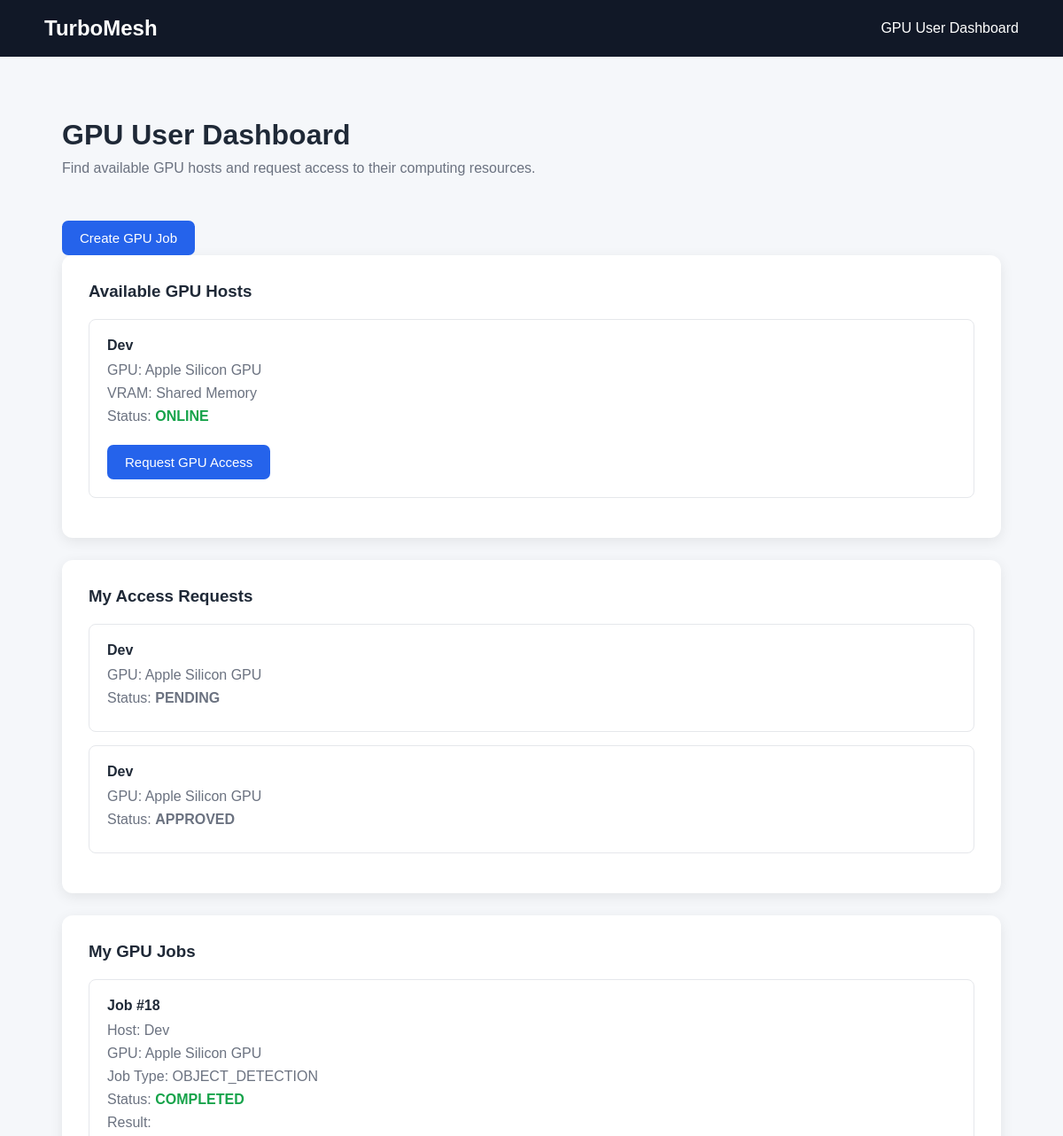
The page /user-dashboard (signed in, upper part) on the database as committed earlier.
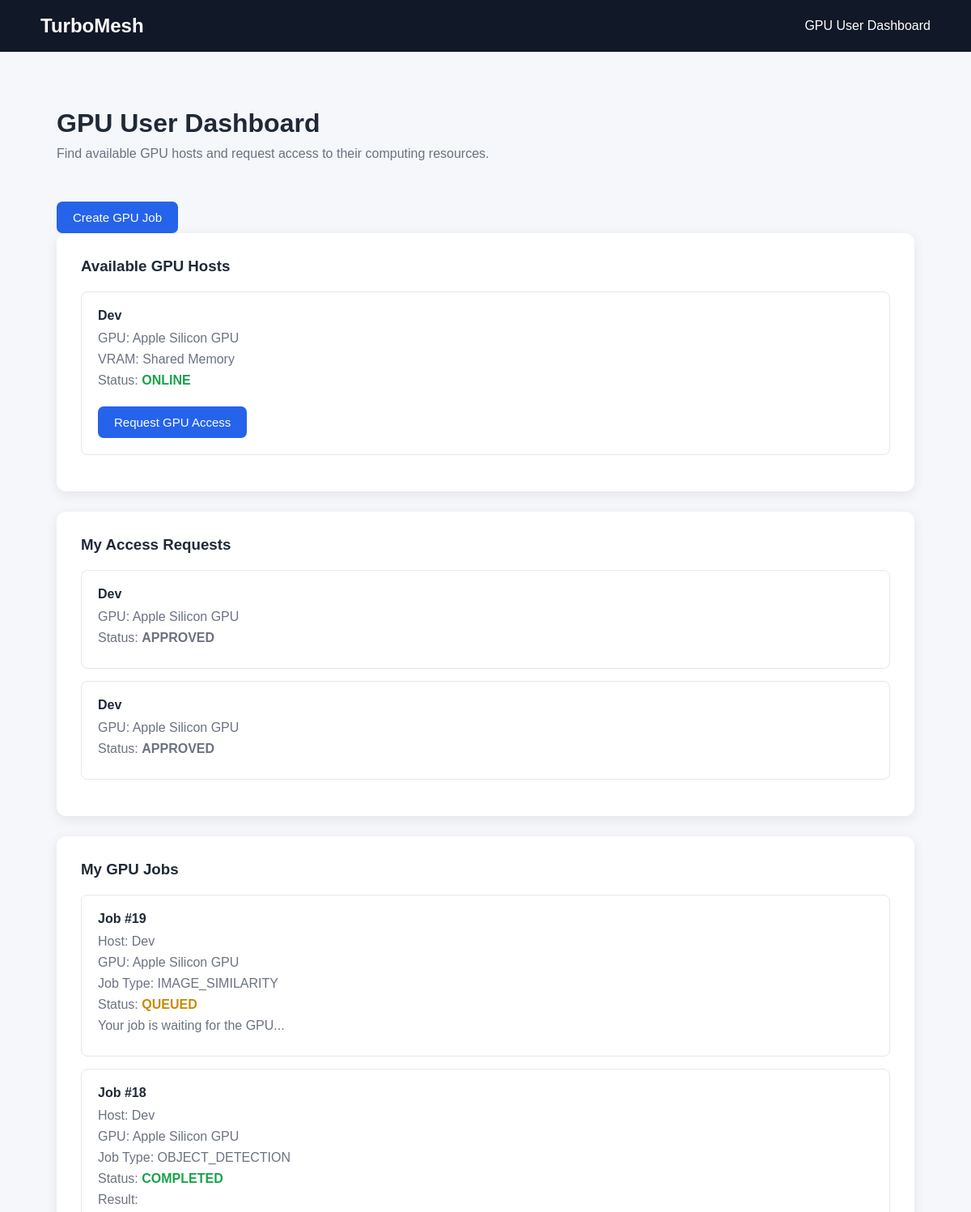
The same page on the database as committed later.
### tables this page shows
CREATE TABLE gpu_hosts (
            id INTEGER PRIMARY KEY AUTOINCREMENT,
            user_id INTEGER NOT NULL,
            gpu_name TEXT,
            vram TEXT,
            status TEXT NOT NULL DEFAULT 'OFFLINE',
            FOREIGN KEY (user_id) REFERENCES users(id)
        );

CREATE TABLE users (
            id INTEGER PRIMARY KEY AUTOINCREMENT,
            name TEXT NOT NULL,
            email TEXT UNIQUE NOT NULL,
            password TEXT NOT NULL,
            role TEXT NOT NULL
        );

CREATE TABLE access_requests (
            id INTEGER PRIMARY KEY AUTOINCREMENT,
            user_id INTEGER NOT NULL,
            host_id INTEGER NOT NULL,
            status TEXT NOT NULL DEFAULT 'PENDING',
            FOREIGN KEY (user_id) REFERENCES users(id),
            FOREIGN KEY (host_id) REFERENCES gpu_hosts(id)
        );

CREATE TABLE jobs (
            id INTEGER PRIMARY KEY AUTOINCREMENT,
            user_id INTEGER NOT NULL,
            host_id INTEGER NOT NULL,
            job_type TEXT NOT NULL,
            status TEXT NOT NULL DEFAULT 'QUEUED',
            result TEXT, image_path TEXT, output_path TEXT, image_path_2 TEXT,
            FOREIGN KEY (user_id) REFERENCES users(id),
            FOREIGN KEY (host_id) REFERENCES gpu_hosts(id)
        );

### main.py (the view)
@app.get("/user-dashboard")
def user_dashboard(request: Request):
    user_id = request.session.get("user_id")
    role = request.session.get("role")
    if user_id is None:
        return RedirectResponse(
            url="/login",
            status_code=303
        )
    if role != "USER":
        return {
            "error": "Only GPU users can access this dashboard."
        }
    connection = get_connection()
    hosts = connection.execute(
        """
        SELECT
            gpu_hosts.id,
            users.name,
            gpu_hosts.gpu_name,
            gpu_hosts.vram,
            gpu_hosts.status
        FROM gpu_hosts
        JOIN users
        ON gpu_hosts.user_id = users.id
        WHERE gpu_hosts.status = 'ONLINE'
        """
    ).fetchall()
    access_requests = connection.execute(
        """
        SELECT
            access_requests.id,
            users.name AS host_name,
            gpu_hosts.gpu_name,
            access_requests.status
        FROM access_requests
        JOIN gpu_hosts
        ON access_requests.host_id = gpu_hosts.id
        JOIN users
        ON gpu_hosts.user_id = users.id
        WHERE access_requests.user_id = ?
        ORDER BY access_requests.id DESC
        """,
        (user_id,)
    ).fetchall()
    jobs = connection.execute(
        """
        SELECT
            jobs.id,
            jobs.job_type,
            jobs.status,
            jobs.result,
            jobs.output_path,
            users.name AS host_name,
            gpu_hosts.gpu_name
        FROM jobs
        JOIN gpu_hosts
        ON jobs.host_id = gpu_hosts.id
        JOIN users
        ON gpu_hosts.user_id = users.id
        WHERE jobs.user_id = ?
        ORDER BY jobs.id DESC
        """,
        (user_id,)
    ).fetchall()
    connection.close()
    return templates.TemplateResponse(
        "user_dashboard.html",
        {
            "request": request,
            "hosts": hosts,
            "access_requests": access_requests,
            "jobs": jobs
        }
    )

### templates/user_dashboard.html (shortened to what this page needs)
<!DOCTYPE html>
<html lang="en">
<head>
</head>
<body>
    <nav>
        <h1>
            TurboMesh
        </h1>
        <span>
            GPU User Dashboard
        </span>
    </nav>
    <div class="container">
        <div class="welcome">
            <h2>
                GPU User Dashboard
            </h2>
            <p>
                Find available GPU hosts and request access
                to their computing resources.
            </p>
        </div>
        <a href="/create-job">
            <button type="button">
                Create GPU Job
            </button>
        </a>
        <div class="card">
            <h3>
                Available GPU Hosts
            </h3>
            {% if hosts %}
                {% for host in hosts %}
                    <div class="host">
                        <h4>
                            {{ host["name"] }}
                        </h4>
                        <p>
                            GPU:
                            {{ host["gpu_name"] }}
                        </p>
                        <p>
                            VRAM:
                            {{ host["vram"] }}
                        </p>
                        <p>
                            Status:
                            <span class="available">
                                {{ host["status"] }}
                            </span>
                        </p>
                        <form
                            method="post"
                            action="/request-access"
                        >
                            <button type="submit">
                                Request GPU Access
                            </button>
                        </form>
                    </div>
                {% endfor %}
            {% else %}
                <p class="empty">
                    No GPU hosts are currently online.
                </p>
            {% endif %}
        </div>
        <div class="card">
            <h3>
                My Access Requests
            </h3>
            {% if access_requests %}
                {% for access_request in access_requests %}
                    <div class="host">
                        <h4>
                            {{ access_request["host_name"] }}
                        </h4>
                        <p>
                            GPU:
                            {{ access_request["gpu_name"] }}
                        </p>
                        <p>
                            Status:
                            <strong>
                                {{ access_request["status"] }}
                            </strong>
                        </p>
                    </div>
                {% endfor %}
            {% else %}
                <p class="empty">
                    You haven't submitted any GPU access
                    requests yet.
                </p>
            {% endif %}
        </div>
        <div class="card">
            <h3>
                My GPU Jobs
            </h3>
            {% if jobs %}
                {% for job in jobs %}
                    <div class="host">
                        <h4>
                            Job #{{ job["id"] }}
                        </h4>
                        <p>
                            Host:
                            {{ job["host_name"] }}
                        </p>
                        <p>
                            GPU:
                            {{ job["gpu_name"] }}
                        </p>
                        <p>
                            Job Type:
                            {{ job["job_type"] }}
                        </p>
                        <p>
                            Status:
                            {% if job["status"] == "COMPLETED" %}
                                <strong class="status-completed">
                                    COMPLETED
                                </strong>
                            {% elif job["status"] == "RUNNING" %}
                                <strong class="status-running">
                                    RUNNING
                                </strong>
                            {% elif job["status"] == "QUEUED" %}
                                <strong class="status-queued">
                                    QUEUED
                                </strong>
                            {% elif job["status"] == "FAILED" %}
                                <strong class="status-failed">
                                    FAILED
                                </strong>
                            {% else %}
                                <strong>
                                    {{ job["status"] }}
                                </strong>
                            {% endif %}
                        </p>
                        {% if job["status"] == "COMPLETED"
                              and job["output_path"] %}
                            <p>
                                Result:
                            </p>
                        {% elif job["status"] == "RUNNING" %}
                            <p>
                                GPU is currently processing
                                your job...
                            </p>
                        {% elif job["status"] == "QUEUED" %}
                            <p>
                                Your job is waiting
                                for the GPU...
                            </p>
                        {% endif %}
                    </div>
                {% endfor %}
            {% else %}
                <p class="empty">
                    You haven't submitted any GPU jobs yet.
                </p>
            {% endif %}
        </div>
    </div>
</body>
</html>

### templates/user_dashboard.html (style rules this page uses)
* { box-sizing: border-box; margin: 0; padding: 0; }
body { font-family: Arial, sans-serif; background: #f5f7fa; color: #1f2937; }
nav { background: #111827; color: white; padding: 18px 50px; display: flex; justify-content: space-between; align-items: center; }
nav h1 { font-size: 24px; }
.container { max-width: 1100px; margin: 50px auto; padding: 20px; }
.welcome { margin-bottom: 35px; }
.welcome h2 { font-size: 32px; margin-bottom: 10px; }
.welcome p { color: #6b7280; }
.card { background: white; padding: 30px; border-radius: 12px; box-shadow: 0 4px 15px rgba(0, 0, 0, 0.08); margin-bottom: 25px; }
.card h3 { margin-bottom: 20px; }
.host { border: 1px solid #e5e7eb; padding: 20px; border-radius: 8px; margin-bottom: 15px; }
.host h4 { margin-bottom: 10px; }
.host p { color: #6b7280; margin-bottom: 8px; }
.available { color: #16a34a; font-weight: bold; }
button { margin-top: 15px; padding: 11px 20px; border: none; border-radius: 7px; background: #2563eb; color: white; font-size: 15px; cursor: pointer; }
.status-completed { color: #16a34a; font-weight: bold; }
.status-queued { color: #ca8a04; font-weight: bold; }

Rows that differ between the two databases and show on the page:
changed access_requests (number 1 of 2 on the later page): status "PENDING" → "APPROVED"
added jobs: id "19", host_name "Dev", gpu_name "Apple Silicon GPU", job_type "IMAGE_SIMILARITY", status "QUEUED"
